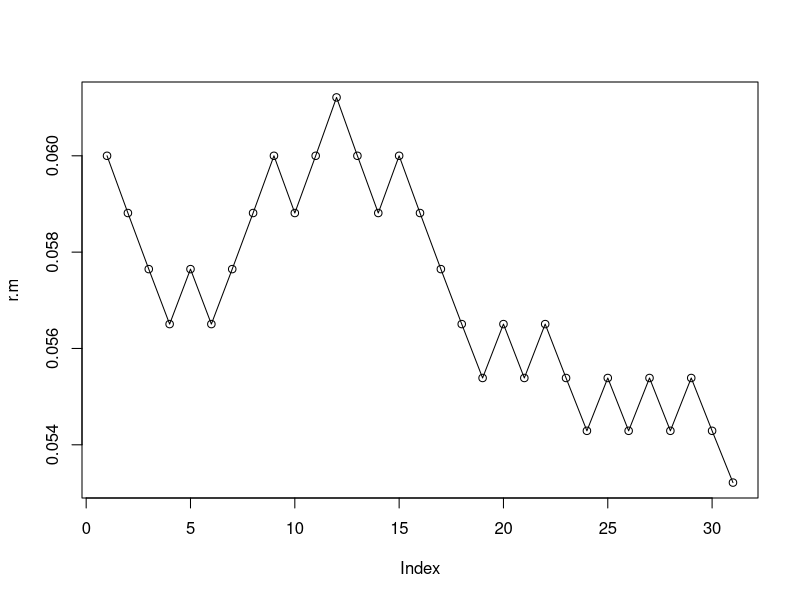
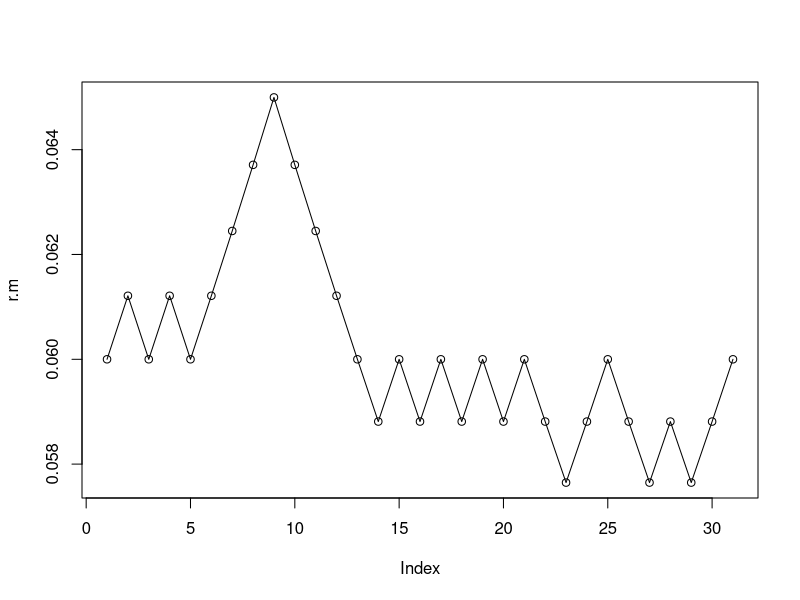
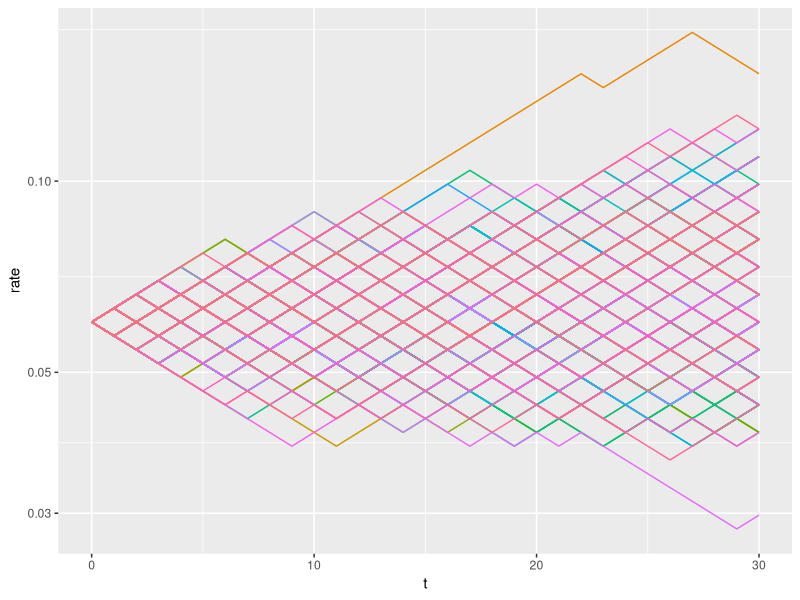
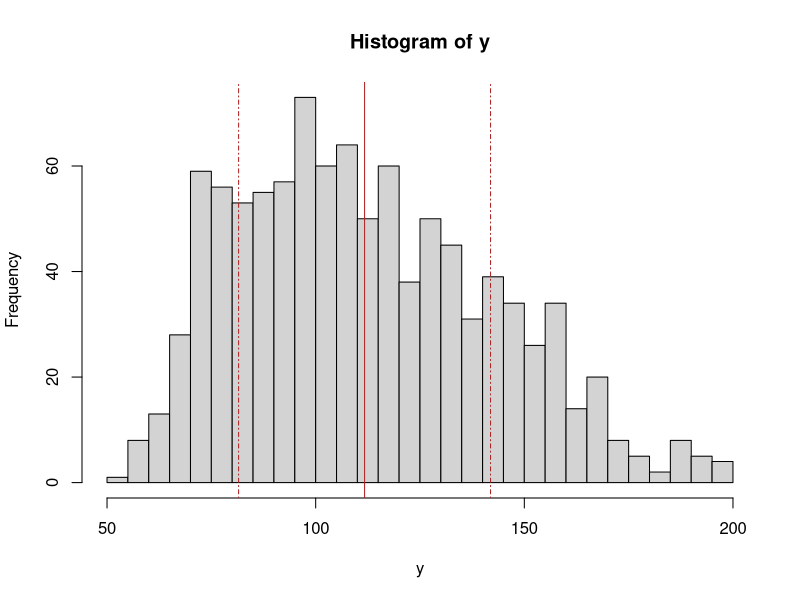
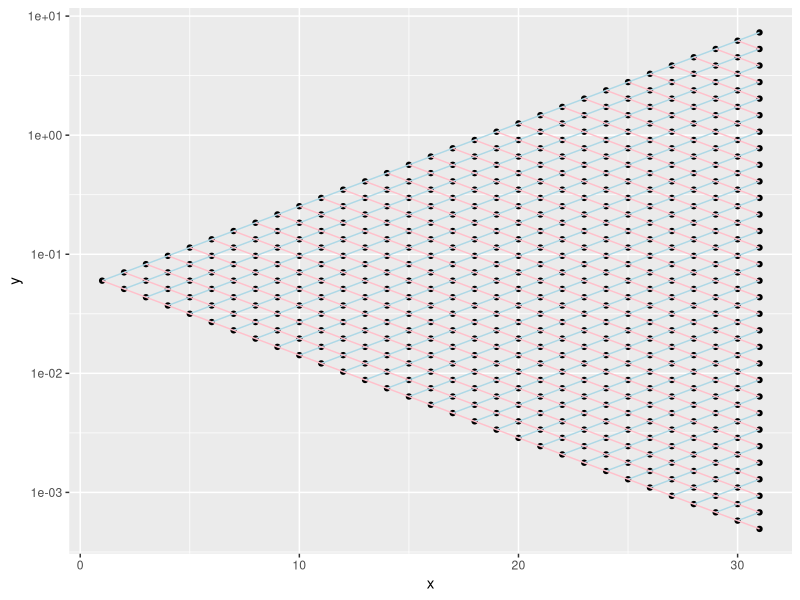
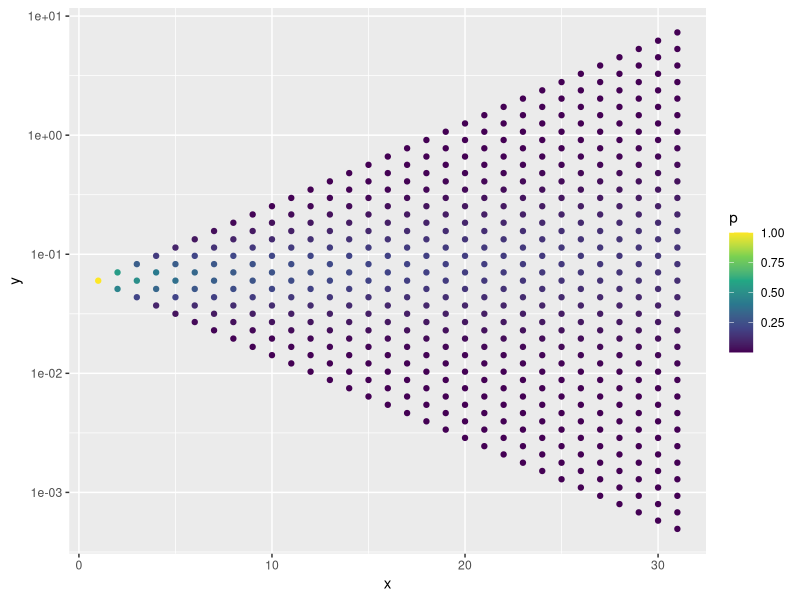
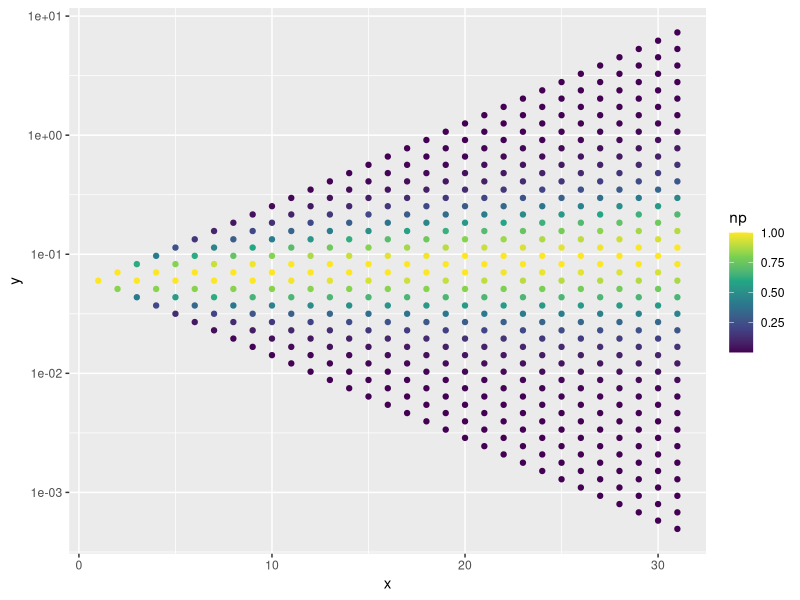
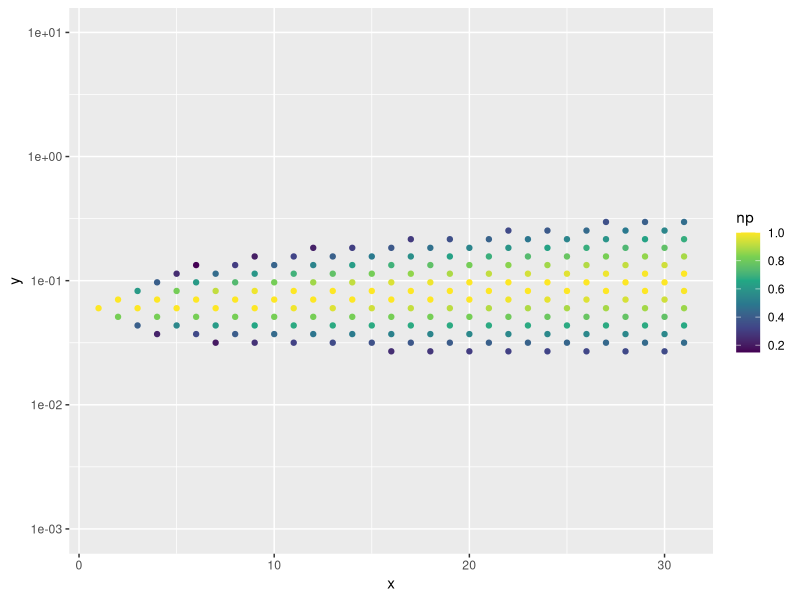

These charts were generated, in order, by the following R code:
## ---- chunk 1
knitr::opts_chunk$set(echo = TRUE)
library(tidyverse)
## ---- chunk 2

simple.rate = function(n,d = 0.02){
  ch = sample(c(1,-1),n,replace = T) #equal chance going up and down
  r.m = c(1,exp(d*cumsum(ch)))
  return(r.m)
}

r.m = 0.06*simple.rate(30)
plot(r.m)
lines(r.m)

prob.rate = function(n,d = 0.02,p = 0.5){
  h = c(-1,1)
  x = runif(n) > (1-p)
  ch = h[x+1]
  #ch = sample(c(1,-1),n,replace = T) #equal chance going up and down
  r.m = c(1,exp(d*cumsum(ch)))
  return(r.m)
}

r.m = 0.06*prob.rate(30,p = 0.56)
plot(r.m)
lines(r.m)

## ---- chunk 3

show_rate = function(r.m){
  r.m$t = 0:(length(r.m[[1]])-1)
  gr.m = gather(r.m, key = "key",value = "rate",-t)
  p = ggplot(data = gr.m) + geom_path(aes(x = t,y = rate, color = key))+
    scale_y_continuous(trans='log10')+
    theme(legend.position = "none")
  print(p)
}

term = 30
trial = 1:200
names(trial) = paste0("r",trial)
r.m = map_dfc(trial,~0.06*prob.rate(term,0.05,0.55))
show_rate(r.m)


## ---- chunk 4
var_loan = function(coupon,term,rate = rate, face = 100){
  s = seq(0,term)
  pvs = s
  pvs[term+1] = face #after coupon payment
  for(i in term:1){
    pvs[i] = (coupon + pvs[i+1])/(1+rate[i])
  }
  names(pvs) = s
  return(rev(pvs))
}

trial = 1:1000
names(trial) = paste0("r",trial)
term = 30
r.m = map(trial,~0.08*prob.rate(term,0.16,0.5))

a = map_dfr(r.m,~var_loan(9,term,rate = .x))
y = a$`0`
my = mean(y)
sy = sd(y)
hist(y,breaks = 30)
abline(v = my,col = "red")
abline(v=c(my-sy,my+sy),col = "red",lt = 4)
## ---- chunk 5
full.rate = function(term,d = 0.16){
  
  ff = function(k){
    a = seq(0,k)
    ch = a - rev(a)
    return(exp(d*ch))
  }
  
  s = 0:term
  names(s) = s
  rates = map(s,ff)
  return(rates)
}

## ---- chunk 6
tidylist = function(r.m){
  x = names(r.m)
  xs = map(x,~rep(.x,length(r.m[[.x]])))
  pts.x = flatten_chr(xs)
  pts.x = factor(pts.x,levels = x)
  pts.y = flatten_dbl(r.m)
  pts = data.frame(key = pts.x, value = pts.y)
  return(pts)
}

make_fr.tree = function(r.m){
 term = length(r.m)-1
 pts = tidylist(r.m)
 pts$key = as.numeric(pts$key)
 names(pts)=c("x","y")
 ind = seq(1,term+1)
 edge1 = cumsum(ind) #depends on the full.rate put up first or down first
 edge2 = edge1 - ind + 1
 names(ind) = ind
 maz = function(x,th){x[x>=th]}
 gg1 = map(ind,~maz(edge1-.x+1,edge2))
 miz = function(x,th){x[x<=th]}
 gg2 = map(ind,~miz(edge2+.x-1,edge1))
 
 # plot(pts,log = 'y')
 # walk(gg2,~lines(pts[.x,],col = "blue"))
 # walk(gg1,~lines(pts[.x,],col = "red"))

 gg1.d= tidylist(gg1)
 gg2.d= tidylist(gg2)
 
 pts$gg1 = 0
 pts[gg1.d$value,'gg1'] = gg1.d$key
 pts$gg1 = factor(pts$gg1,levels = levels(gg1.d$key))
 pts$gg2 = 0
 pts[gg2.d$value,'gg2'] = gg2.d$key
 pts$gg2 = factor(pts$gg2,levels = levels(gg2.d$key))
 
 return(pts)
}

## ---- chunk 7
r.m = full.rate(30)
r.m = map(r.m,~0.06*.x)

pts = make_fr.tree(r.m)

p = ggplot(data = pts)+
  geom_point(aes(x = x,y = y))+
  geom_path(aes(x = x,y =y,group = gg1),color = "lightblue")+
  geom_path(aes(x = x,y =y,group = gg2),color = "pink")+
  scale_y_continuous(trans = 'log10')
print(p)


## ---- chunk 8

bf.tree = function(r.m,p){
  szs = as.numeric(names(r.m))
  names(szs) = names(r.m)
  ps = map(szs,~dbinom(0:.x,.x,p))
  return(ps)
}

ps = bf.tree(r.m,0.55)
ps.d = tidylist(ps)
names(ps.d) = c("x","p")
pts$p = ps.d$p #left_join won't work because x is not unique.

p = ggplot(data = pts)+
  geom_point(aes(x = x,y = y,color = p))+
  scale_color_continuous(type = "viridis")+
  scale_y_continuous(trans = 'log10')
print(p)

pts = pts %>% group_by(x) %>% mutate(np = p/max(p))

p = ggplot(data = pts)+
  geom_point(aes(x = x,y = y,color = np))+
  scale_color_continuous(type = "viridis")+
  scale_y_continuous(trans = 'log10')
print(p)
## ---- chunk 9
p = ggplot(data = pts %>% filter(p > 0.05))+
  geom_point(aes(x = x,y = y,color = np))+
  scale_color_continuous(type = "viridis")+
  scale_y_continuous(trans = 'log10',limits=c(1e-3, 1e1))
print(p)

## ---- chunk 10
simple_bond = function(coupon,term,rate = 0.08, face = 100){
  s = seq(0,term)
  pvs = s
  pvs[term+1] = face #after coupon payment
  for(i in term:1){
    pvs[i] = (coupon + pvs[i+1])/(1+rate)
  }
  names(pvs) = s
  return(pvs)
}


mortgage = function(term,rate,amount=100){
  s = (1+rate)^(1:term)
  pay = amount/sum(1/s)
  balance = rep(0,term+1)
  for(i in term:1){
    balance[i] = (pay + balance[i+1])/(1+rate)
  }
  names(balance) = seq(0,term)
  pays = c(-amount,rep(pay,term))
  names(pays) = seq(0,term)
  return(list(payment = pays, balance = balance))
}
## ---- chunk 11
z = mortgage(30,0.08,100)#30 year, 8%, 100
mg.flow = z$payment
print(z$balance)
barplot(mg.flow)

s = simple_bond(9,30,0.08,100)#9x30 year, 8%, 100
sl.flow = c(-s[1],rep(9,30-1),109)
barplot(sl.flow)
## ---- chunk 12
binomial.tree = function(end.list,p){
  term = length(end.list)-1
  s = term:0
  names(s) = s
  pvs = list()
  pvs[[as.character(term)]] = end.list
  for(k in s[-1]){
    a = pvs[[as.character(k+1)]]
    b = p*a[1:(k+1)]+(1-p)*a[2:(k+2)]
    pvs[[as.character(k)]] = b
  }
  return(rev(pvs))
}

pl = c(rep(100,4),rep(-100,4))
bt = binomial.tree(pl,0.6)
bt.d = make_fr.tree(bt)

p = ggplot(data = bt.d)+
  geom_path(aes(x = x,y =y,group =gg1),color = "lightblue")+
  geom_path(aes(x = x,y =y,group =gg2),color = "pink")+
  geom_point(aes(x = x,y = y))
print(p)

plot(tidylist(bt))

a =  sum(dbinom(4:7,7,0.6))*100
b = 100-a
kip = a-b #case 1:1
k = (100 -kip)/b #k = (100+kip)/a should give the same
pl = c(rep(-b,4),rep(a,4))*k

bt2 = binomial.tree(pl,0.6)
bt2.d = make_fr.tree(bt2)

p = ggplot(data = bt2.d)+
  geom_path(aes(x = x,y =y,group =gg1),color = "lightblue")+
  geom_path(aes(x = x,y =y,group =gg2),color = "pink")+
  geom_point(aes(x = x,y = y))
print(p)


bt.d$g = 0
bt2.d$g = 1
bt3.d = bt.d
bt3.d$g = 2
bt3.d$y = bt.d$y+bt2.d$y
data = rbind(bt.d,bt2.d,bt3.d)
p = ggplot()+
  geom_path(data = data,aes(x = x,y =y,group =gg1),color = "blue",linetype = "11")+
  geom_path(data = data,aes(x = x,y =y,group =gg2),color = "red",linetype = "88")+
  geom_point(data = data,aes(x = x,y = y))+facet_grid(g~.)
print(p)

## ---- chunk 13

pl =runif(8,min = -100,max = 100)
pl = sort(pl)
pl2 = 42 - pl
bt1 = binomial.tree(pl,0.6)
bt2 = binomial.tree(pl2,0.6)

bt1.d = make_fr.tree(bt1)
bt2.d = make_fr.tree(bt2)

bt1.d$g = 0
bt2.d$g = 1
bt3.d = bt1.d
bt3.d$g = 2
bt3.d$y = bt1.d$y+bt2.d$y
data = rbind(bt1.d,bt2.d,bt3.d)
p = ggplot()+
  geom_path(data = data,aes(x = x,y =y,group =gg1),color = "blue",linetype = "11")+
  geom_path(data = data,aes(x = x,y =y,group =gg2),color = "red",linetype = "88")+
  geom_point(data = data,aes(x = x,y = y))+facet_grid(g~.)
print(p)
## ---- chunk 14

pl =runif(8,min = -100,max = 100)
pl = sort(pl)
pl2 = 42 - pl+rnorm(8,sd = 5)
bt1 = binomial.tree(pl,0.6)
bt2 = binomial.tree(pl2,0.6)

bt1.d = make_fr.tree(bt1)
bt2.d = make_fr.tree(bt2)

bt1.d$g = 0
bt2.d$g = 1
bt3.d = bt1.d
bt3.d$g = 2
bt3.d$y = bt1.d$y+bt2.d$y
data = rbind(bt1.d,bt2.d,bt3.d)
p = ggplot()+
  geom_path(data = data,aes(x = x,y =y,group =gg1),color = "blue",linetype = "11")+
  geom_path(data = data,aes(x = x,y =y,group =gg2),color = "red",linetype = "88")+
  geom_point(data = data,aes(x = x,y = y))+facet_grid(g~.)
print(p)
